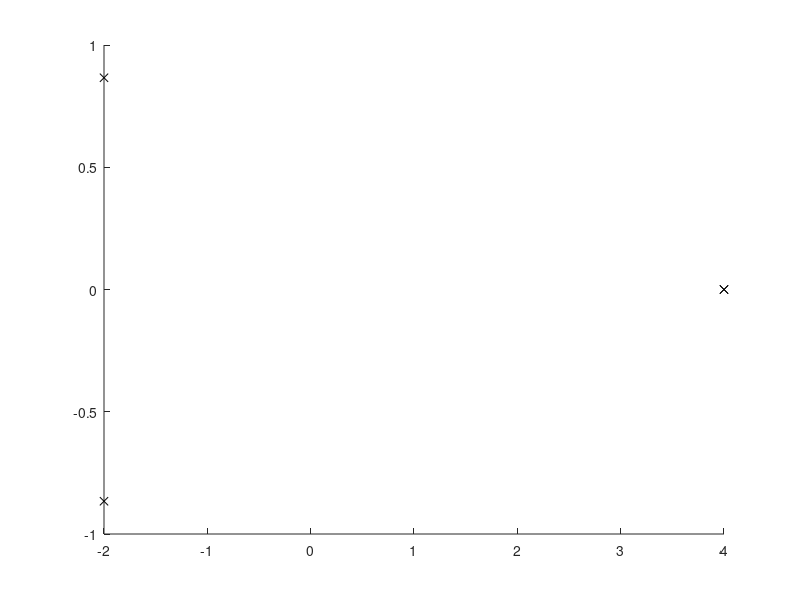

Write the MATLAB code that produced this figure.
clear; clc; close all;

% Description: Plots an ellipse with equal segments

np = 4;

% parameters:
a = 4;
b = 1;

fun = @(t) sqrt(a^2.*(sin(t)).^2 + b^2.*(cos(t)).^2);

C = integral(fun,0,2*pi);

dc = C/np;

N = 4;
t = linspace(0,2*pi,N);

l = dc;
x = @(t) a*cos(t);
y = @(t) b*sin(t);

hold on

% plot(x(0),y(0),'kx')
%k = {'x','o','*','^'};
for i = 1:N
    I = integral(fun,0,t(i));
    plot(x(t(i)),y(t(i)),'kx')
    x(t(i))
    y(t(i))
    pause(2)
end


% 
% plot(x(0),y(0),'kx')
% for i = 1:N
%     T = atan2(b,a*tan(t(i)));
%         I = integral(fun,0,T);
%     if I >= l
%         plot(x(T),y(T),'rx')
%         x(T)
%         y(T)
%         l = l + dc
%     end
% end
